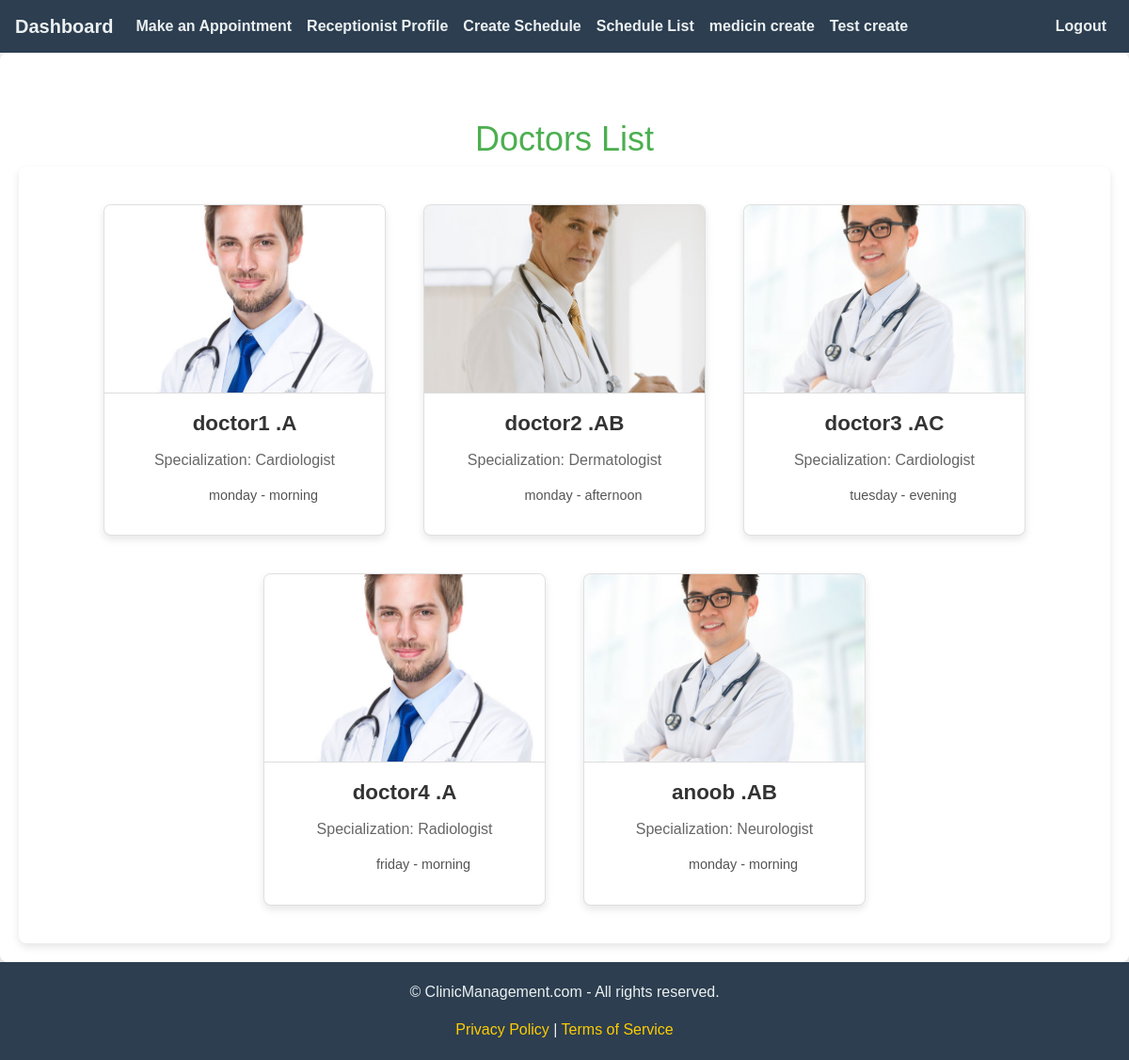
The page /recep_home (signed in) on the database its author committed.
### clinic_mgt_app/models.py (models this page shows, shortened)
class Doctor(models.Model):
    SPECIALIZATION_CHOICES = [
        ('General Practitioner', 'General Practitioner'),
        ('Cardiologist', 'Cardiologist'),
        ('Dermatologist', 'Dermatologist'),
        ('Neurologist', 'Neurologist'),
        ('Orthopedic', 'Orthopedic'),
        ('Pediatrician', 'Pediatrician'),
        ('Psychiatrist', 'Psychiatrist'),
        ('Radiologist', 'Radiologist')
    ]
    doctor_user = models.ForeignKey(CustomUser,on_delete=models.CASCADE, null=True)
    first_name = models.CharField(max_length=100)
    last_name = models.CharField(max_length=100)
    specialization = models.CharField(max_length=100,choices=SPECIALIZATION_CHOICES)
    phone_number = models.CharField(max_length=15)
    image = models.ImageField(upload_to='image/',null=True)
    experience = models.PositiveIntegerField(help_text="Years of experience")
    clinic_address = models.TextField()
    created_at = models.DateTimeField(auto_now_add=True)
    updated_at = models.DateTimeField(auto_now=True)
    is_doctor = models.BooleanField(default=True)

class Schedule(models.Model):
    DAYS_OF_WEEK = [
        ('sunday', 'Sunday'),
        ('monday', 'Monday'),
        ('tuesday', 'Tuesday'),
        ('wednesday', 'Wednesday'),
        ('thursday', 'Thursday'),
        ('friday', 'Friday'),
        ('saturday', 'Saturday')
    ]
    SHIFTS = [
        ('morning', 'Morning'),
        ('afternoon', 'Afternoon'),
        ('evening', 'Evening'),
        ('night', 'Night'),
    ]
    specialization = models.CharField(max_length=100, choices=Doctor.SPECIALIZATION_CHOICES)
    doctor = models.ForeignKey(Doctor, on_delete=models.CASCADE, null=True)
    shifts = models.CharField(max_length=100,null=True ,choices=SHIFTS)
    day = models.CharField(max_length=9, choices=DAYS_OF_WEEK)
    class Meta:
        unique_together = ('doctor', 'day', 'shifts','specialization')

### clinic_mgt_app/views.py (the view, shortened to what this page needs)
# urls.py: path('recep_home',views.recep_home,name='recep_home'),
def recep_home(request):
    doctors = Doctor.objects.all()
    schedules = Schedule.objects.all()
    medicines = Medicine.objects.all()
    try:
        receptionist_profile = ReceptionistProfile.objects.get(recp_user=request.user)
    except ReceptionistProfile.DoesNotExist:
        receptionist_profile = None
    context = {
        'receptionist_profile': receptionist_profile,
        'doctors': doctors,
        'schedules': schedules,
        'medicines': medicines
    }
    return render(request, 'recep_home.html', context)

### clinic_mgt_app/templates/recep_home.html (shortened to what this page needs)
{% extends 'recep_base.html' %}
{% block content %}
<head>
</head>
<body>
    <h1>Doctors List</h1>
    <div class="container">
        {% if doctors %}
        {% for doctor in doctors %}
        <div class="card">
            {% if doctor.image %}
            <img src="{{ doctor.image.url }}" alt="{{ doctor.first_name }} {{ doctor.last_name }}">
            {% else %}
            <div style="height: 200px; display: flex; justify-content: center; align-items: center; background-color: #eee;">
                <p>No image available</p>
            </div>
            {% endif %}
            <div class="card-content">
                <div class="card-title">{{ doctor.first_name }} {{ doctor.last_name }}</div>
                <div class="card-text">Specialization: {{ doctor.specialization }}</div>
                <ul class="schedule-list">
                    {% for schedule in schedules %}
                        {% if schedule.doctor == doctor %}
                            <li>{{ schedule.day }} - {{ schedule.shifts }}</li>
                        {% endif %}
                    {% endfor %}
                </ul>
            </div>
        </div>
        {% endfor %}
        {% else %}
        <p>No doctors available at the moment.</p>
        {% endif %}
    </div>
</body>
{% endblock content %}

### clinic_mgt_app/templates/recep_base.html (style rules this page uses)
body { font-family: 'Arial', sans-serif; background-color: #f5f5f5; }
.container { background-color: white; border-radius: 8px; box-shadow: 0 4px 8px rgba(0, 0, 0, 0.1); padding: 40px; margin-top: 30px; }

### clinic_mgt_app/templates/recep_home.html (style rules this page uses)
body { font-family: Arial, sans-serif; background-color: #f0f0f0; background-size: cover; background-image: url(https://th.bing.com/th/id/R.261195e9273354b1f677b2c7254ec8e3?rik=Me9X7zfv1uQPVQ&riu=http%3a%2f%2fyesofcorsa.com%2fwp-content%2fuploads%2f2017%2f05%2fHospital-Best-Wallpaper.jpg&ehk=ia%2fu6w%2bCTtaPvNph8v26DLDiEgD7C2DabhfdPFKGqoE%3d&risl=1&pid=ImgRaw&r=0); background-position: center; background-repeat: no-repeat; background-attachment: fixed; background-size: cover; margin: 0; padding: 0; }
h1 { text-align: center; color: #4CAF50; font-size: 36px; margin-top: 50px; }
.container { max-width: 1200px; margin: 0 auto; padding: 20px; display: flex; flex-wrap: wrap; justify-content: center; }
.card { background-color: #fff; border-radius: 8px; box-shadow: 0 4px 8px rgba(0, 0, 0, 0.1); width: 300px; margin: 20px; overflow: hidden; transition: transform 0.3s ease, box-shadow 0.3s ease; }
.card img { width: 100%; height: 200px; object-fit: cover; border-bottom: 1px solid #ddd; }
.card-content { padding: 15px; text-align: center; }
.card-title { font-size: 1.4em; font-weight: bold; color: #333; margin-bottom: 10px; }
.card-text { color: #666; font-size: 1em; margin-bottom: 15px; }
.schedule-list { margin-top: 15px; font-size: 0.9em; color: #555; }
.schedule-list li { list-style: none; margin-bottom: 5px; }

### rows shown on the page
Doctor: image (picture), first_name "doctor1", last_name ".A", specialization "Cardiologist"
Schedule: day "monday", shifts "morning"
Doctor: image (picture), first_name "doctor2", last_name ".AB", specialization "Dermatologist"
Schedule: day "monday", shifts "afternoon"
Doctor: image (picture), first_name "doctor3", last_name ".AC", specialization "Cardiologist"
Schedule: day "tuesday", shifts "evening"
Doctor: image (picture), first_name "doctor4", last_name ".A", specialization "Radiologist"
Schedule: day "friday", shifts "morning"
Doctor: image (picture), first_name "anoob", last_name ".AB", specialization "Neurologist"
Schedule: day "monday", shifts "morning"
